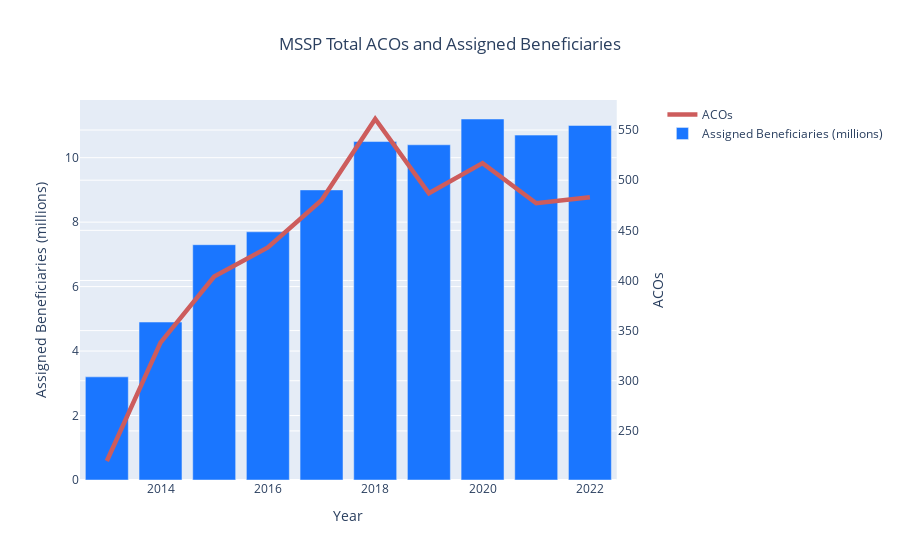

The notebook cell saved with this chart:
### Code cell
from plotly.subplots import make_subplots

fig = make_subplots(specs=[[{"secondary_y": True}]])

fig.add_trace(
    go.Scatter(x=assigned_beneficiries_df['Year'], y=assigned_beneficiries_df['ACO'], name="ACOs", mode="lines"),
    secondary_y=True
)
fig.update_traces(line_color='indianred', line_width=4.5)

fig.add_trace(
    go.Bar(x=assigned_beneficiries_df['Year'], y=assigned_beneficiries_df['Assigned Beneficiaries (millions)'], name="Assigned Beneficiaries (millions)"),
    secondary_y=False
)
fig.update_traces(marker_color='rgb(26, 118, 255)')

fig.update_xaxes(title_text="Year")

# Set y-axes titles
fig.update_yaxes(title_text="Assigned Beneficiaries (millions)", secondary_y=False)
fig.update_yaxes(title_text="ACOs", secondary_y=True)
fig.update_layout(title_text='MSSP Total ACOs and Assigned Beneficiaries', title_x=0.5)

fig.show()

### Figure 1 — Plotly figure (JSON) as saved in the notebook; plotly's stock layout.template omitted (floating-point values rounded to 4 significant figures)
{"data": [{"line": {"color": "indianred", "width": 4.5}, "marker": {"color": "rgb(26, 118, 255)"}, "mode": "lines", "name": "ACOs", "type": "scatter", "x": [2022, 2021, 2020, 2019, 2018, 2017, 2016, 2015, 2014, 2013], "xaxis": "x", "y": [483, 477, 517, 487, 561, 480, 433, 404, 338, 220], "yaxis": "y2"}, {"marker": {"color": "rgb(26, 118, 255)"}, "name": "Assigned Beneficiaries (millions)", "type": "bar", "x": [2022, 2021, 2020, 2019, 2018, 2017, 2016, 2015, 2014, 2013], "xaxis": "x", "y": [11, 10.7, 11.2, 10.4, 10.5, 9, 7.7, 7.3, 4.9, 3.2], "yaxis": "y"}], "layout": {"title": {"text": "MSSP Total ACOs and Assigned Beneficiaries", "x": 0.5}, "xaxis": {"anchor": "y", "domain": [0, 0.94], "title": {"text": "Year"}}, "yaxis": {"anchor": "x", "domain": [0, 1], "title": {"text": "Assigned Beneficiaries (millions)"}}, "yaxis2": {"anchor": "x", "overlaying": "y", "side": "right", "title": {"text": "ACOs"}}}}
